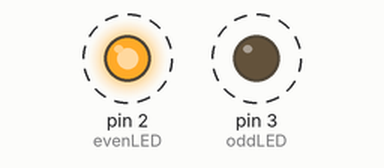
Simulated run of this sketch. Board: Arduino Uno, built with avr-gcc and run on an emulated ATmega328P. Shown: output pins drawn as LEDs (lit = HIGH). Dashed ring = blinking.

Above: at 0.5 s.
Timing chart, 0 to 4.6 s (numbered marks = the images above):
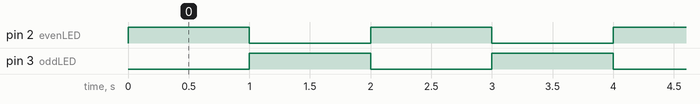

The sketch:

alternateLEDBlink.ino
```cpp
#define evenLED 2
#define  oddLED 3

void setup() {

  pinMode(evenLED,OUTPUT);
  pinMode(oddLED,OUTPUT);
}
void loop() {
     digitalWrite(evenLED, HIGH);
     digitalWrite(oddLED, LOW);
     delay(1000);

     digitalWrite(evenLED, LOW);
     digitalWrite(oddLED, HIGH);
     delay(1000);

}
```

Measured:
- by itself, pin 2 (evenLED), pin 3 (oddLED): alternates HIGH for 1.0 s and LOW for 1.0 s
